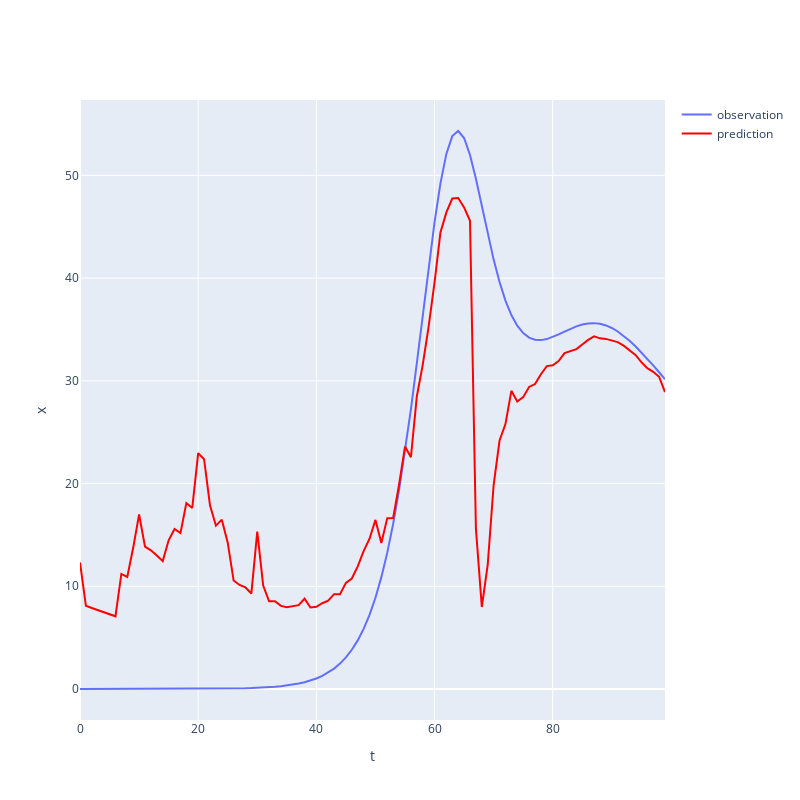

Notebook code cell kept with this figure:
### Code cell
t, X = generate.lorenz(sigma, rho, beta, X0, dt, t_max)
embedding = lagged_embed(X[:, 1], 2, 3)
y = X[: len(embedding), 2]
t = np.arange(100)
observations, predictions = simplex_projection(embedding, y, t, 1)

layout = go.Layout(
    xaxis=dict(title="t"),
    yaxis=dict(title="x"),
    width=800,
    height=800,
)

data = [
    go.Scatter(name="observation", x=t, y=observations),
    go.Scatter(
        name="prediction",
        x=t,
        y=predictions,
        line=dict(color="red"),
    ),
]

fig = go.Figure(data=data, layout=layout)
fig.show()
